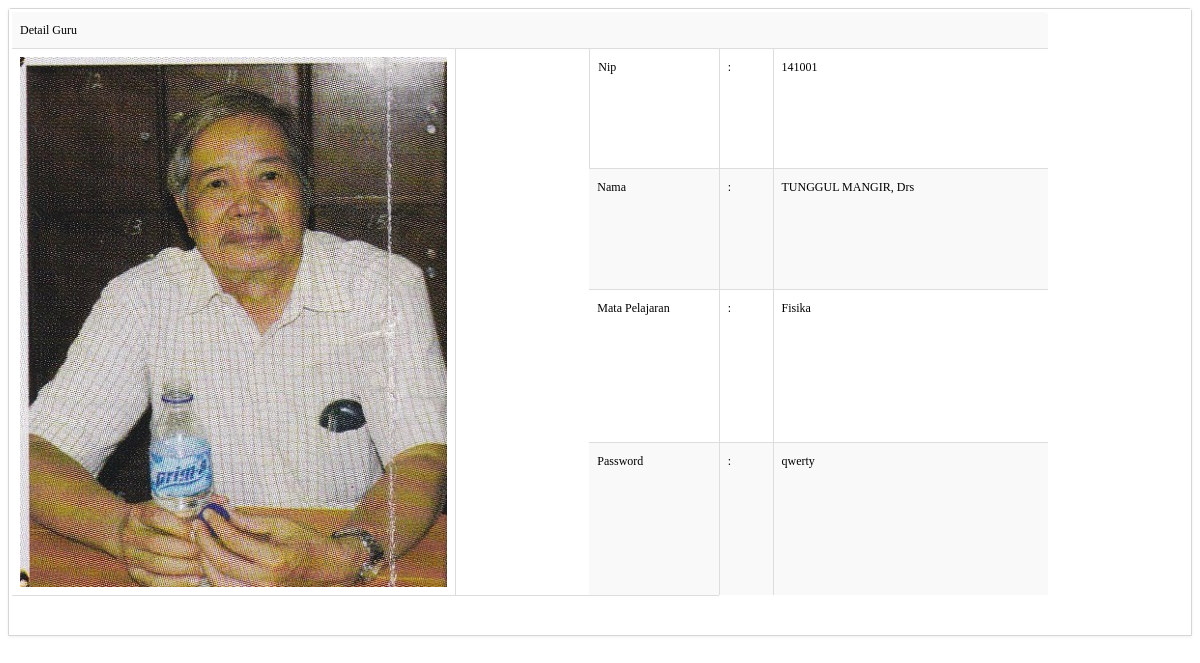
/admin/guru/detailguru.php?id=1, run on the app's committed database.
### tables this page shows
CREATE TABLE IF NOT EXISTS `guru` (
  `id_guru` int(11) NOT NULL AUTO_INCREMENT,
  `nip` varchar(15) NOT NULL,
  `nama_guru` varchar(25) NOT NULL,
  `mata_pelajaran` text NOT NULL,
  `password` varchar(15) NOT NULL,
  `foto` varchar(50) NOT NULL,
  PRIMARY KEY (`id_guru`)
);

### admin/guru/detailguru.php (the view, shortened to what this page needs)
<?php
$id=$_GET['id'];
$g=mysql_query("select * from guru where id_guru='$id'");
$y=mysql_fetch_array($g);
?>
<link href="./../css/dataTables.css" rel="stylesheet">
<div class="content">
<div id="tab-general">
<div id="language1">
                   <div id="container">
			<div class="box">
            	<div class="box-content nopadding">
                		<table width="1042">
                        	<tr>
                            <td>
					<table border="0" align="center" cellpadding="0" cellspacing="0" class="table-dt table-striped-dt table-bordered-dt dataTable" id="dt-example" >
  <tr>
    <td colspan="5">Detail Guru</td>
  </tr>
  <tr>
    <td width="468" rowspan="4">
    	<img src="/skripsikalendar/admin/guru/imgguru/<?php echo $y['foto']?>" width="100%" height="100%" />
    </td>
    <td width="129" rowspan="4">&nbsp;</td>
    <td width="119" height="25">Nip</td>
    <td width="40">:</td>
    <td width="278"><?php echo $y[1]?></td>
  </tr>
  <tr>
    <td height="34">Nama</td>
    <td>:</td>
    <td><?php echo $y[2]?></td>
  </tr>
  <tr>
    <td height="47">Mata Pelajaran</td>
    <td>:</td>
    <td><?php echo $y[3]?></td>
  </tr>
  <tr>
    <td height="47">Password</td>
    <td>:</td>
    <td><?php echo $y[4]?></td>
  </tr>
  <tr>
    <td colspan="3">&nbsp;</td>
    </tr>
</table>
</td></tr></table>

### css/dataTables.css (style rules this page uses)
.table-dt { width: 100%; margin-bottom: 0px; font-size: 12px; }
.table-dt th, .table-dt td { padding: 8px; line-height: 20px; text-align: left; vertical-align: top; border-top: 1px solid #dddddd; }
.table-striped-dt tbody > tr:nth-child(odd) > td, .table-striped-dt tbody > tr:nth-child(odd) > th { background-color: #f9f9f9; }
.table-bordered-dt { border: 1px solid #dddddd; border-collapse: separate; *border-collapse: collapse; border-left: 0; -webkit-border-radius: 0px; -moz-border-radius: 0px; border-radius: 0px; }
.table-bordered-dt th, .table-bordered-dt td { border-left: 1px solid #dddddd; }
.table-bordered-dt th:first-child, .table-bordered-dt td:first-child { border-left: 0px; }
.table-bordered-dt caption + thead tr:first-child th, .table-bordered-dt caption + tbody tr:first-child th, .table-bordered-dt caption + tbody tr:first-child td, .table-bordered-dt colgroup + thead tr:first-child th, .table-bordered-dt colgroup + tbody tr:first-child th, .table-bordered-dt colgroup + tbody tr:first-child td, .table-bordered-dt thead:first-child tr:first-child th, .table-bordered-dt tbody:first-child tr:first-child th, .table-bordered-dt tbody:first-child tr:first-child td { border-top: 0; }
.table-bordered-dt thead:first-child tr:first-child > th:first-child, .table-bordered-dt tbody:first-child tr:first-child > td:first-child, .table-bordered-dt tbody:first-child tr:first-child > th:first-child { -webkit-border-top-left-radius: 0px; border-top-left-radius: 0px; -moz-border-radius-topleft: 0px; }
.table-bordered-dt thead:first-child tr:first-child > th:last-child, .table-bordered-dt tbody:first-child tr:first-child > td:last-child, .table-bordered-dt tbody:first-child tr:first-child > th:last-child { -webkit-border-top-right-radius: 4px; border-top-right-radius: 4px; -moz-border-radius-topright: 4px; }
.table-bordered-dt thead:last-child tr:last-child > th:first-child, .table-bordered-dt tbody:last-child tr:last-child > td:first-child, .table-bordered-dt tbody:last-child tr:last-child > th:first-child, .table-bordered-dt tfoot:last-child tr:last-child > td:first-child, .table-bordered-dt tfoot:last-child tr:last-child > th:first-child { -webkit-border-bottom-left-radius: 4px; border-bottom-left-radius: 4px; -moz-border-radius-bottomleft: 4px; }
.table-bordered-dt thead:last-child tr:last-child > th:last-child, .table-bordered-dt tbody:last-child tr:last-child > td:last-child, .table-bordered-dt tbody:last-child tr:last-child > th:last-child, .table-bordered-dt tfoot:last-child tr:last-child > td:last-child, .table-bordered-dt tfoot:last-child tr:last-child > th:last-child { -webkit-border-bottom-right-radius: 4px; border-bottom-right-radius: 4px; -moz-border-radius-bottomright: 4px; }
.box { border: 1px solid #d6d6d6; box-shadow: 0 1px 3px rgba(100,100,100,0.1); border-radius: 3px 3px 0 0; overflow: visible; position: relative; }
.box-content, .box-content.collapse.in { background-color: #ffffff; padding: 0px; }
.nopadding .table-bordered-dt { border: 0; }

### data on the page
guru: foto (picture), nip "141001", nama_guru "TUNGGUL MANGIR, Drs", mata_pelajaran "Fisika", password "qwerty"
